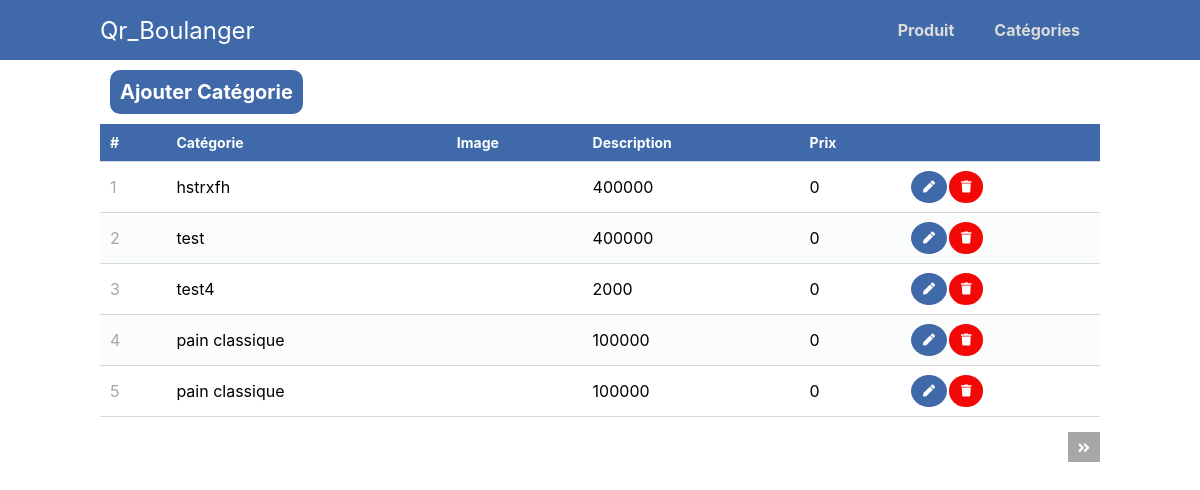
Page /test.php on the committed database.
### tables this page shows
CREATE TABLE IF NOT EXISTS `produits` (
  `id` int NOT NULL AUTO_INCREMENT,
  `nom` varchar(50) DEFAULT NULL,
  `image` varchar(50) DEFAULT NULL,
  `description` varchar(50) DEFAULT NULL,
  `prix` int DEFAULT NULL,
  `categorie_id` int DEFAULT NULL,
  PRIMARY KEY (`id`),
  KEY `categorie_id` (`categorie_id`)
);

### test.php (the view, shortened to what this page needs)
<?php
include 'functions.php';
$pdo = pdo_connect_mysql();
$page = isset($_GET['page']) && is_numeric($_GET['page']) ? (int)$_GET['page'] : 1;
$records_per_page = 5;
$stmt = $pdo->prepare('SELECT * FROM produits ORDER BY id LIMIT :current_page, :record_per_page');
$stmt->bindValue(':current_page', ($page-1)*$records_per_page, PDO::PARAM_INT);
$stmt->bindValue(':record_per_page', $records_per_page, PDO::PARAM_INT);
$stmt->execute();
$produits = $stmt->fetchAll(PDO::FETCH_ASSOC);
$num_produits = $pdo->query('SELECT COUNT(*) FROM produits')->fetchColumn();
?>
<?=template_header('Read')?>
<div class="content read">
	<a href="create_produits.php" class="create-contact" >Ajouter Catégorie </a>
	<table>
        <thead>
            <tr>
                <td>#</td>
                <td>Catégorie</td>
                <td>Image</td>
                <td>Description</td>
                <td>Prix</td>
                <td></td>
            </tr>
        </thead>
        <tbody>
            <?php foreach ($produits as $produits): ?>
            <tr>
                <td><?=$produits['id']?></td>
                <td> <?=$produits['nom']?></td>
                <td><?=$produits['image']?></td>
                <td> <?=$produits['description']?></td>
                <td><?=$produits['prix']?></td>
                <td class="actions">
                    <a href="update_produits.php?id=<?=$produits['id']?>" class="edit"><i class="fas fa-pen fa-xs"></i></a>
                    <a href="delete_produits.php?id=<?=$produits['id']?>" class="trash"><i class="fas fa-trash fa-xs"></i></a>
                </td>
            </tr>
            <?php endforeach; ?>
        </tbody>
    </table>
	<div class="pagination">
		<?php if ($page*$records_per_page < $num_produits): ?>
		<a href="read_produits.php?page=<?=$page+1?>"><i class="fas fa-angle-double-right fa-sm"></i></a>
		<?php endif; ?>
	</div>
</div>
<?=template_footer()?>

### functions.php (shortened to what this page needs)
<?php
function template_header($title) {
	echo <<<EOT
	<!DOCTYPE html>
	<html>
		<head>
			<meta charset="utf-8">
			<title>$title</title>
			<link href="style.css" rel="stylesheet" type="text/css">
	  <link href="https://fonts.googleapis.com/icon?family=Material+Icons" rel="stylesheet" />
			<link rel="stylesheet" href="https://use.fontawesome.com/releases/v5.7.1/css/all.css">
			</head>
			<body>
			<nav class="navtop">
			<div>
			<h1>Qr_Boulanger</h1>
			<a href="index.php"></i>Produit</a>
			<a href="read_categorie.php"></span>Catégories</a>
			</div>
			</nav>
	EOT;
	}
	function template_footer() {
	echo <<<EOT
		</body>
	</html>
	EOT;
	}
	?>

### style.css (style rules this page uses)
* { box-sizing: border-box; font-family: -apple-system, BlinkMacSystemFont, "segoe ui", roboto, oxygen, ubuntu, cantarell, "fira sans", "droid sans", "helvetica neue", Arial, sans-serif; font-size: 16px; -webkit-font-smoothing: antialiased; -moz-osx-font-smoothing: grayscale; }
body { background-color: #ffffff; margin: 0; }
.navtop { background-color: #3f69a8; height: 60px; width: 100%; border: 0; }
.navtop div { display: flex; margin: 0 auto; width: 1000px; height: 100%; }
.navtop div h1, .navtop div a { display: inline-flex; align-items: center; }
.navtop div h1 { flex: 1; font-size: 24px; padding: 0; margin: 0; color: #ffffff; font-weight: normal; }
.navtop div a { padding: 0 20px; text-decoration: none; color: #dbdbdb; font-weight: bold; }
.content { width: 1000px; margin: 0 auto; }
.read .create-contact { display: inline-block; text-decoration: none; background-color: #3f69a8; font-weight: bold; font-size: 20px; color: #ffffff; padding: 10px; margin: 10px; border-radius: 10px; }
.read .pagination { display: flex; justify-content: flex-end; }
.read .pagination a { display: inline-block; text-decoration: none; background-color: #a5a7a9; font-weight: bold; color: #ffffff; padding: 5px 10px; margin: 15px 0 15px 5px; }
.read table { width: 100%; padding-top: 30px; border-collapse: collapse; }
.read table thead { background-color: #ebeef1; border-bottom: 1px solid #d3dae0; }
.read table thead td { padding: 10px; font-weight: bold; color: #ffffff; font-size: 14px; background: #3f69a8; }
.read table tbody tr { border-bottom: 1px solid #d3dae0; }
.read table tbody tr:nth-child(even) { background-color: #fbfcfc; }
.read table tbody tr td { padding: 10px; }
.read table tbody tr td:nth-child(1) { color: #a5a7a9; }
.read table tbody tr td.actions { padding: 8px; text-align: right; display: flex; }
.read table tbody tr td.actions .edit, .read table tbody tr td.actions .trash { display: inline-flex; text-align: right; text-decoration: none; color: #ffffff; padding: 10px 12px; margin: 1px; border-radius: 50%; }
.read table tbody tr td.actions .trash { background-color: #f30808; }
.read table tbody tr td.actions .edit { background-color: #3f69a8; }

### rows in the picture
produits: id "1", nom "hstrxfh", description "400000", prix "0"
produits: id "2", nom "test", description "400000", prix "0"
produits: id "3", nom "test4", description "2000", prix "0"
produits: id "4", nom "pain classique", description "100000", prix "0"
produits: id "5", nom "pain classique", description "100000", prix "0"
